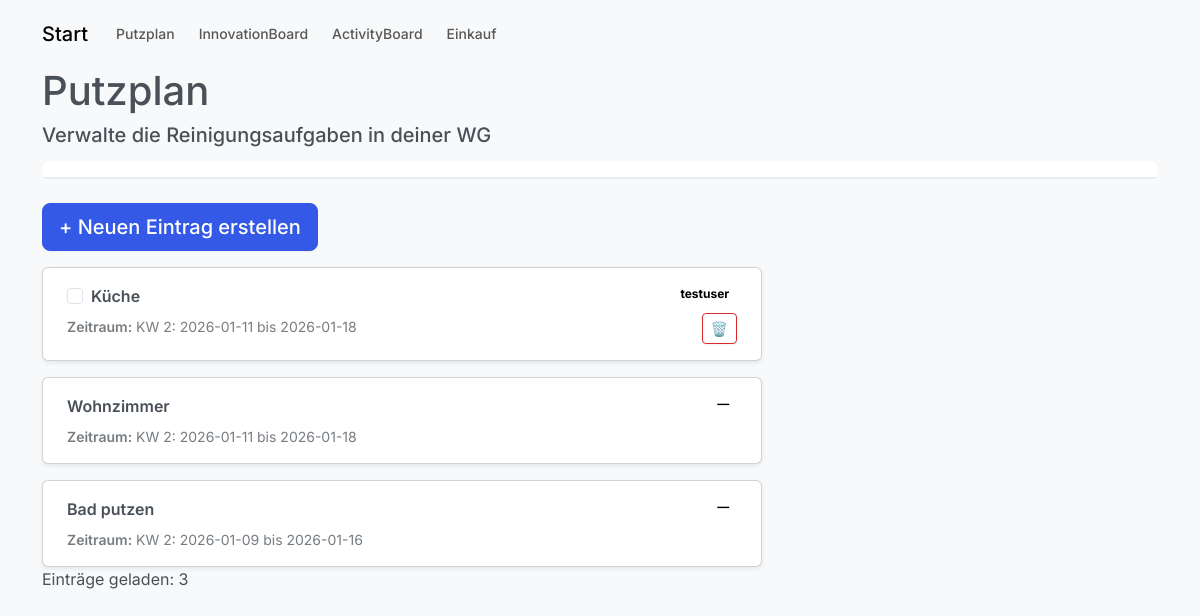
Before: /putzplan/ (signed in) with the older database file.
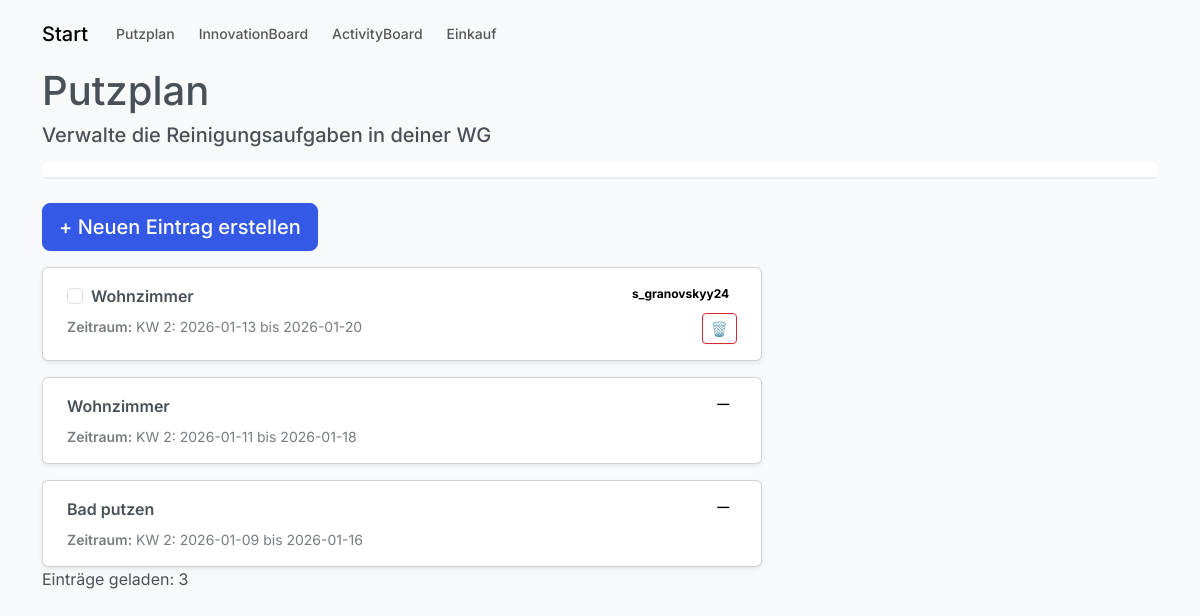
After: the same page with the newer database file.
### db.py (models this page shows)
class CleaningTemplate(db.Model):
    __tablename__ = 'CLEANING_TEMPLATE'
    template_id = db.Column(db.Integer, primary_key=True, index=True)
    wg_id = db.Column(db.Integer, db.ForeignKey('WG.wg_id'), nullable=False)
    name = db.Column(db.String, nullable=False)
    description = db.Column(db.String)
    frequency = db.Column(db.String, nullable=False)
    is_active = db.Column(db.Boolean, default=True)
    position = db.Column(db.Integer)
    wg = db.relationship('Wg', back_populates='cleaning_templates')
    tasks = db.relationship('CleaningTask', back_populates='template', cascade='all, delete-orphan')

class User(db.Model):
    __tablename__ = 'USER'
    user_id = db.Column(db.Integer, primary_key=True, index=True, unique=True)
    username = db.Column(db.String, nullable=False, unique=True)
    password_hash = db.Column(db.String, nullable=False, unique=True)
    email = db.Column(db.String, nullable=False, unique=True)
    role = db.Column(db.String, nullable=False)
    wg_id = db.Column(db.Integer, db.ForeignKey('WG.wg_id'), nullable=True)
    wg = db.relationship('Wg', back_populates='users')
    cleaning_tasks = db.relationship('CleaningTask', back_populates='assigned_user')
    activities_created = db.relationship('Activity', back_populates='creator')
    ideas = db.relationship('Idea', back_populates='creator',foreign_keys='Idea.created_by')
    idea_comments = db.relationship('Idea_Comment', back_populates='user')
    idea_likes = db.relationship('Idea_Like', back_populates='user')
    added_items = db.relationship('ShoppingItem', foreign_keys='ShoppingItem.added_by', back_populates='added_by_user')
    assigned_items = db.relationship('ShoppingItem', foreign_keys='ShoppingItem.assigned_to', back_populates='assigned_to_user')
    joined_activities = db.relationship(
        "Activity",
        secondary=activity_participants,
        back_populates="participants"
    )  #joined_activities

### app.py (the view, shortened to what this page needs)
@app.route("/putzplan/", methods=["GET", "POST"])
def putzplan():
    if 'user_id' not in session:
        return redirect(url_for('login'))
    form = PutzplanForm()
    if request.method == "POST":
        print("POST angekommen")
        print("form.validate_on_submit():", form.validate_on_submit())
        print("form.errors:", form.errors)
        print("zustaendig raw:", request.form.get("zustaendig"))
    all_users = User.query.all()
    putzplan_eintraege = (CleaningTemplate.query
                          .filter_by(wg_id=1, is_active=True) #wg_id = user.wg_id
                          .order_by(CleaningTemplate.template_id.desc())
                          .all())
    tasks = (CleaningTask.query
         .join(CleaningTemplate)
         .filter(CleaningTemplate.wg_id == 1)
         .all())
    total_tasks = len(tasks)
    completed_tasks = sum(1 for t in tasks if t.status == "completed")
    progress = int((completed_tasks / total_tasks) * 100) if total_tasks else 0
    return render_template("putzplan.html", form=form, all_users=all_users,putzplan=putzplan_eintraege,
                           total_tasks=total_tasks, completed_tasks=completed_tasks, progress=progress)

### docs/forms.py
class PutzplanForm(FlaskForm):
    aufgabe = StringField('Aufgabe', validators=[InputRequired(), Length(min=1, max=100)], render_kw={"placeholder": "z.B. Bad putzen"})
    zustaendig = StringField('Zuständig', validators=[InputRequired(), Length(min=1, max=50), UserExistsValidator()], render_kw={"placeholder": "z.B. Max"})
    woche = IntegerField('Kalenderwoche', validators=[InputRequired(), NumberRange(min=1, max=53)], render_kw={"placeholder": "1-53"})
    von_datum = DateField('Von', validators=[InputRequired()], render_kw={"placeholder": "DD.MM.YYYY"})
    bis_datum = DateField('Bis', validators=[InputRequired()], render_kw={"placeholder": "DD.MM.YYYY"})
    submit = SubmitField('Erstellen')

### templates/putzplan.html (shortened to what this page needs)
{% extends "base.html" %}
{% block content %}
<nav class="navbar navbar-expand-lg navbar-light bg-light">
  <a class="navbar-brand" href="{{ url_for('dashboard') }}">Start</a>
  <div class="navbar-nav">
    <a class="nav-link" href="{{ url_for('putzplan') }}">Putzplan</a>
    <a class="nav-link" href="{{ url_for('innovation_board') }}">InnovationBoard</a>
    <a class="nav-link" href="{{ url_for('activity_board') }}">ActivityBoard</a>
    <a class="nav-link" href="{{ url_for('einkaufsplan') }}">Einkauf</a>
</nav>
<h1>Putzplan</h1>
<h5>Verwalte die Reinigungsaufgaben in deiner WG</h5>
{% set remaining = 100 - progress %}
<div class="position-relative" style="margin-top: 14px;">
  <div class="progress-stacked" style="height: 18px;">
    <div class="progress"
         role="progressbar"
         aria-label="Offen"
         aria-valuenow="{{ remaining|int }}"
         aria-valuemin="0"
         aria-valuemax="100"
         style="width: {{ remaining|int }}%;">
      <div class="progress-bar bg-secondary">
      </div>
    </div>
</div>
<br>
<label for="modalToggle" class="btn btn-lg btn-primary">
    + Neuen Eintrag erstellen
</label>
<div class="d-flex flex-column gap-3 mt-3">
  {% for eintrag in putzplan %}
    {% set task = eintrag.tasks[0] if eintrag.tasks else None %}
    {% set assigned_name = (eintrag.tasks[0].assigned_user.username if eintrag.tasks and eintrag.tasks[0].assigned_user else "—") %}
    {% set is_done = (task and task.status == 'completed') %}
    <div class="card shadow-sm {% if is_done %}opacity-75{% endif %}" style="max-width: 720px; width: 100%;">
      <div class="card-body">
        <div class="d-flex justify-content-between align-items-start gap-3">
          <div class="flex-grow-1">
            {% if task %}
              <form method="POST" action="{{ url_for('toggle_cleaning_task', task_id=task.task_id) }}" class="m-0">
                <div class="form-check">
                  <input class="form-check-input"
                         type="checkbox"
                         id="task{{ task.task_id }}"
                         name="done"
                         onchange="this.form.submit()"
                         {% if is_done %}checked{% endif %}>
                  <label class="form-check-label fw-semibold {% if is_done %}text-decoration-line-through{% endif %}"
                         for="task{{ task.task_id }}">
                    {{ eintrag.name }}
                  </label>
                </div>
              </form>
            {% else %}
              <div class="fw-semibold">{{ eintrag.name }}</div>
            {% endif %}
            <div class="mt-2 small text-body-secondary {% if is_done %}text-decoration-line-through{% endif %}">
              <span class="fw-semibold">Zeitraum:</span> {{ eintrag.description }}
            </div>
          </div>
          <div class="d-flex flex-column align-items-end gap-2">
            <span class="badge text-bg-secondary">{{ assigned_name }}</span>
            {% if task %}
              <form method="POST" action="{{ url_for('delete_cleaning_task', template_id=eintrag.template_id) }}" class="m-0">
                <button type="submit"
                        class="btn btn-sm btn-outline-danger"
                        onclick="return confirm('Aufgabe wirklich löschen?');">
                  🗑️
                </button>
              </form>
            {% endif %}
          </div>
        </div>
      </div>
    </div>
  {% else %}
    <div class="alert alert-info" style="max-width: 720px;">
      Noch keine Einträge im Putzplan. Sei die/der Erste!
    </div>
  {% endfor %}
</div>
<p>Einträge geladen: {{ putzplan|length }}</p>
{%endblock %}

Changed rows visible on the page:
removed CleaningTemplate: name "Küche", description "KW 2: 2026-01-11 bis 2026-01-18"
no longer on this page (row unchanged): User: username "testuser"
added CleaningTemplate: name "Wohnzimmer", description "KW 2: 2026-01-13 bis 2026-01-20"
added User: username "s_granovskyy24"
